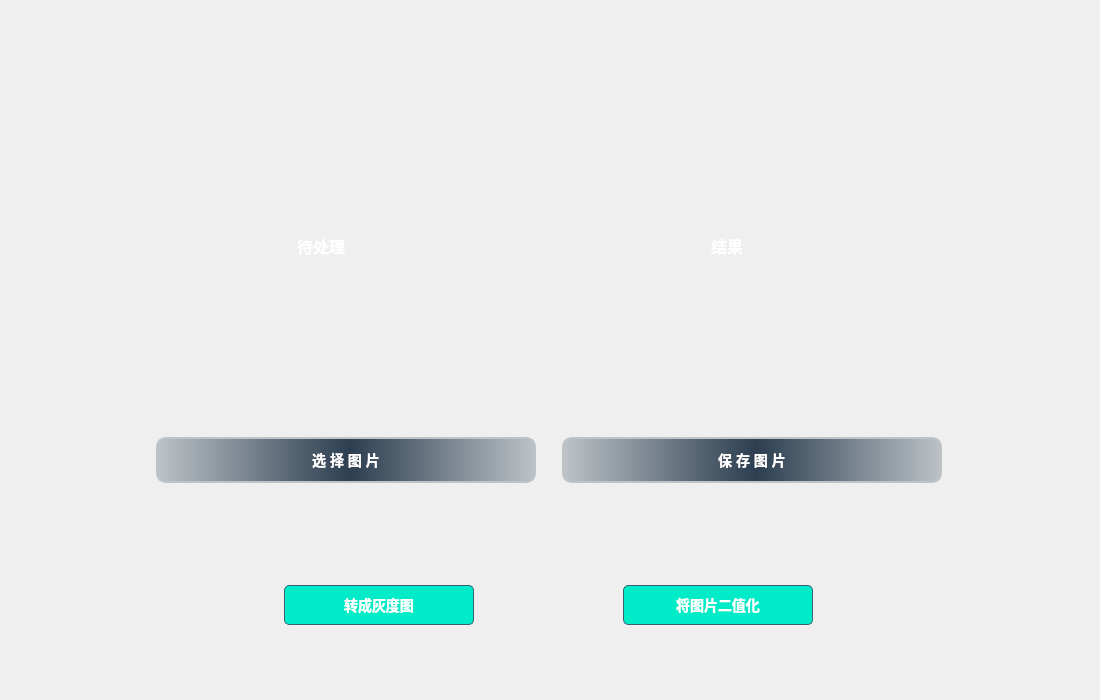
<?xml version="1.0" encoding="UTF-8"?>
<ui version="4.0">
 <class>Formwin1</class>
 <widget class="QWidget" name="Formwin1">
  <property name="geometry">
   <rect>
    <x>0</x>
    <y>0</y>
    <width>1100</width>
    <height>700</height>
   </rect>
  </property>
  <property name="minimumSize">
   <size>
    <width>1100</width>
    <height>700</height>
   </size>
  </property>
  <property name="maximumSize">
   <size>
    <width>1100</width>
    <height>700</height>
   </size>
  </property>
  <property name="windowTitle">
   <string>Form</string>
  </property>
  <widget class="QWidget" name="layoutWidget">
   <property name="geometry">
    <rect>
     <x>-1</x>
     <y>0</y>
     <width>1101</width>
     <height>701</height>
    </rect>
   </property>
   <layout class="QGridLayout" name="gridLayout_2">
    <item row="0" column="0">
     <layout class="QGridLayout" name="gridLayout">
      <item row="1" column="0">
       <widget class="QPushButton" name="pushButton_load">
        <property name="minimumSize">
         <size>
          <width>400</width>
          <height>50</height>
         </size>
        </property>
        <property name="styleSheet">
         <string notr="true">QPushButton {
    background: qlineargradient(spread:pad, x1:0, y1:0, x2:1, y2:0, stop:0 #bdc3c7, stop:0.51 #2c3e50, stop:1 #bdc3c7);
    border: 2px solid #bdc3c7; /* 初始状态下的边框颜色 */
    padding: 10px 45px;
    border-radius: 10px;
    text-align: center;
    text-transform: uppercase;
    box-shadow: 0 0 20px #eee;
    display: block;
    margin: 10px;
    color: white; /* 文字颜色为白色 */
    transition: box-shadow 0.5s, background-position 0.5s, border-color 0.5s; /* 添加过渡效果 */
    background-size: 200% auto;
font-family: &quot;Arial&quot;; /* 添加字体族 */
    font-size: 14px; /* 添加字体大小 */
    font-weight: bold; /* 添加字体粗细 */
    font-style: normal; /* 添加字体风格 */
}

QPushButton:hover {
    background-position: 100% 0; /* 改变背景位置以实现渐变的滑动效果 */
    border-color: #2c3e50; /* 悬浮时边框颜色调整为渐变的中间颜色 */
    color: white; /* 鼠标悬浮时保持文字颜色为白色 */
    box-shadow: 0 4px 8px 0 rgba(0,0,0,0.2); /* 增加悬浮阴影效果 */
}

QPushButton:pressed, QPushButton:checked {
    /* 按下和选中时，你可以选择保持渐变效果或设置不同的样式 */
    background: qlineargradient(spread:pad, x1:0, y1:0, x2:1, y2:0, stop:0 #2c3e50, stop:1 #bdc3c7); /* 示例：反转渐变的方向 */
    color: white; /* 按下时保持文字颜色为白色 */
    border-color: #2c3e50; /* 按下时边框颜色调整为渐变的深色 */
}
</string>
        </property>
        <property name="text">
         <string>选 择 图 片</string>
        </property>
       </widget>
      </item>
      <item row="0" column="1">
       <widget class="QLabel" name="label_jieguo">
        <property name="minimumSize">
         <size>
          <width>350</width>
          <height>350</height>
         </size>
        </property>
        <property name="maximumSize">
         <size>
          <width>350</width>
          <height>350</height>
         </size>
        </property>
        <property name="text">
         <string>&lt;html&gt;&lt;head/&gt;&lt;body&gt;&lt;p align=&quot;center&quot;&gt;&lt;span style=&quot; font-size:12pt; font-weight:600; color:#ffffff;&quot;&gt;结果&lt;/span&gt;&lt;/p&gt;&lt;/body&gt;&lt;/html&gt;</string>
        </property>
       </widget>
      </item>
      <item row="0" column="0">
       <widget class="QLabel" name="label_daichuli">
        <property name="minimumSize">
         <size>
          <width>350</width>
          <height>350</height>
         </size>
        </property>
        <property name="maximumSize">
         <size>
          <width>350</width>
          <height>350</height>
         </size>
        </property>
        <property name="text">
         <string>&lt;html&gt;&lt;head/&gt;&lt;body&gt;&lt;p align=&quot;center&quot;&gt;&lt;span style=&quot; font-size:12pt; font-weight:600; color:#ffffff;&quot;&gt;待处理&lt;/span&gt;&lt;/p&gt;&lt;/body&gt;&lt;/html&gt;</string>
        </property>
       </widget>
      </item>
      <item row="1" column="1">
       <widget class="QPushButton" name="pushButton_save">
        <property name="minimumSize">
         <size>
          <width>400</width>
          <height>50</height>
         </size>
        </property>
        <property name="styleSheet">
         <string notr="true">QPushButton {
    background: qlineargradient(spread:pad, x1:0, y1:0, x2:1, y2:0, stop:0 #bdc3c7, stop:0.51 #2c3e50, stop:1 #bdc3c7);
    border: 2px solid #bdc3c7; /* 初始状态下的边框颜色 */
    padding: 10px 45px;
    border-radius: 10px;
    text-align: center;
    text-transform: uppercase;
    box-shadow: 0 0 20px #eee;
    display: block;
    margin: 10px;
    color: white; /* 文字颜色为白色 */
    transition: box-shadow 0.5s, background-position 0.5s, border-color 0.5s; /* 添加过渡效果 */
    background-size: 200% auto;
font-family: &quot;Arial&quot;; /* 添加字体族 */
    font-size: 14px; /* 添加字体大小 */
    font-weight: bold; /* 添加字体粗细 */
    font-style: normal; /* 添加字体风格 */
}

QPushButton:hover {
    background-position: 100% 0; /* 改变背景位置以实现渐变的滑动效果 */
    border-color: #2c3e50; /* 悬浮时边框颜色调整为渐变的中间颜色 */
    color: white; /* 鼠标悬浮时保持文字颜色为白色 */
    box-shadow: 0 4px 8px 0 rgba(0,0,0,0.2); /* 增加悬浮阴影效果 */
}

QPushButton:pressed, QPushButton:checked {
    /* 按下和选中时，你可以选择保持渐变效果或设置不同的样式 */
    background: qlineargradient(spread:pad, x1:0, y1:0, x2:1, y2:0, stop:0 #2c3e50, stop:1 #bdc3c7); /* 示例：反转渐变的方向 */
    color: white; /* 按下时保持文字颜色为白色 */
    border-color: #2c3e50; /* 按下时边框颜色调整为渐变的深色 */
}
</string>
        </property>
        <property name="text">
         <string>保 存 图 片</string>
        </property>
       </widget>
      </item>
     </layout>
    </item>
    <item row="1" column="0">
     <layout class="QHBoxLayout" name="horizontalLayout">
      <property name="topMargin">
       <number>10</number>
      </property>
      <item>
       <widget class="QPushButton" name="pushButton_turntoGray">
        <property name="minimumSize">
         <size>
          <width>80</width>
          <height>50</height>
         </size>
        </property>
        <property name="maximumSize">
         <size>
          <width>200</width>
          <height>50</height>
         </size>
        </property>
        <property name="styleSheet">
         <string notr="true">QPushButton {
    background-color:#00ebc7 ; /* 深青色背景 */
    color: white;
    padding: 5px;
    border-radius: 5px;
    border: 1px solid #3A6073; /* 边框颜色与背景色一致 */
    text-align: center;
    text-transform: uppercase;
    transition: box-shadow 0.5s;
    box-shadow: 0 0 20px #eee;
    display: block;
    margin: 5px;
font-family: &quot;Arial&quot;; /* 添加字体族 */
    font-size: 14px; /* 添加字体大小 */
    font-weight: bold; /* 添加字体粗细 */
    font-style: normal; /* 添加字体风格 */
}

QPushButton:hover {
    background-color: #3A6073; /* 悬浮时改为更深的颜色 */
    box-shadow: 0 4px 8px 0 rgba(0,0,0,0.2); /* 增加悬浮阴影效果 */
}

QPushButton:pressed, QPushButton:checked {
    background-color: #3A6073; /* 按下时使用更深的颜色 */
    border: 1px solid #616161; /* 按下时边框颜色调整为更深 */
    color: #fff; /* 维持字体颜色为白色 */
}

#button3 {
    border-radius: 20px; /* 特定按钮的圆角 */
}
</string>
        </property>
        <property name="text">
         <string>转成灰度图</string>
        </property>
       </widget>
      </item>
      <item>
       <widget class="QPushButton" name="pushButton_turntotwo">
        <property name="minimumSize">
         <size>
          <width>80</width>
          <height>50</height>
         </size>
        </property>
        <property name="maximumSize">
         <size>
          <width>200</width>
          <height>50</height>
         </size>
        </property>
        <property name="styleSheet">
         <string notr="true">QPushButton {
    background-color:#00ebc7 ; /* 深青色背景 */
    color: white;
    padding: 5px;
    border-radius: 5px;
    border: 1px solid #3A6073; /* 边框颜色与背景色一致 */
    text-align: center;
    text-transform: uppercase;
    transition: box-shadow 0.5s;
    box-shadow: 0 0 20px #eee;
    display: block;
    margin: 5px;
font-family: &quot;Arial&quot;; /* 添加字体族 */
    font-size: 14px; /* 添加字体大小 */
    font-weight: bold; /* 添加字体粗细 */
    font-style: normal; /* 添加字体风格 */
}

QPushButton:hover {
    background-color: #3A6073; /* 悬浮时改为更深的颜色 */
    box-shadow: 0 4px 8px 0 rgba(0,0,0,0.2); /* 增加悬浮阴影效果 */
}

QPushButton:pressed, QPushButton:checked {
    background-color: #3A6073; /* 按下时使用更深的颜色 */
    border: 1px solid #616161; /* 按下时边框颜色调整为更深 */
    color: #fff; /* 维持字体颜色为白色 */
}

#button3 {
    border-radius: 20px; /* 特定按钮的圆角 */
}
</string>
        </property>
        <property name="text">
         <string>将图片二值化</string>
        </property>
       </widget>
      </item>
     </layout>
    </item>
   </layout>
  </widget>
 </widget>
 <resources/>
 <connections/>
</ui>
